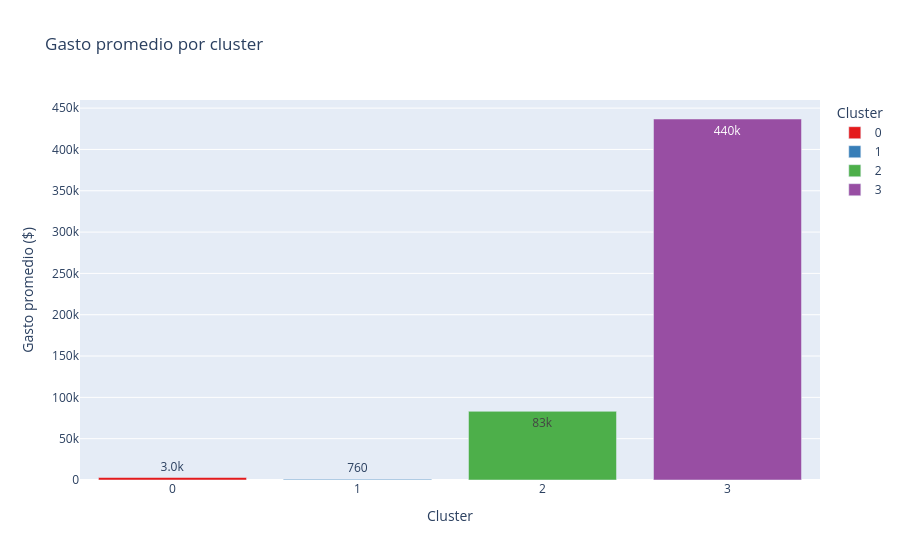
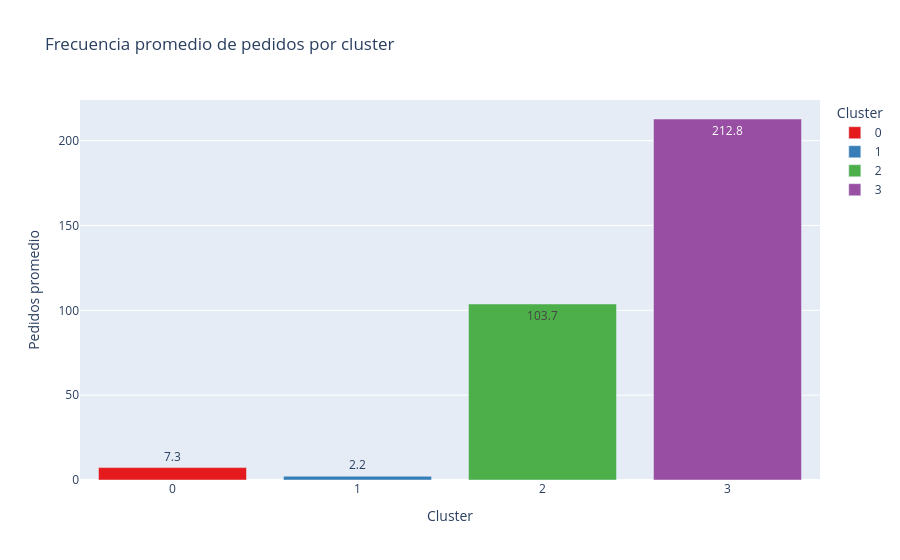

Write notebook code for charts like these, in order.
### Markdown cell above
Se ven claramente las diferencias entre los clusters, visualizando claramente los distintos grupos a tratar

### Code cell
#Gráfico de barras

#Preparación para gráfico
resumen_plot = resumen_clusters.reset_index()
resumen_plot['Cluster'] = resumen_plot['Cluster'].astype(str)
resumen_plot

#Gráficos para comparar Monetary vs Frequency
fig_bar_monetary = px.bar(
    resumen_plot,
    x='Cluster',
    y='Monetary_promedio',
    color='Cluster',
    color_discrete_sequence=px.colors.qualitative.Set1,
    text_auto='.2s',
    title='Gasto promedio por cluster',
    labels={'Monetary_promedio': 'Gasto promedio ($)'}
)
fig_bar_monetary.show()

fig_bar_frequency = px.bar(
    resumen_plot,
    x='Cluster',
    y='Frequency_promedio',
    color='Cluster',
    color_discrete_sequence=px.colors.qualitative.Set1,
    text_auto='.1f',
    title='Frecuencia promedio de pedidos por cluster',
    labels={'Frequency_promedio': 'Pedidos promedio'}
)
fig_bar_frequency.show()

### Figure 1 — Plotly figure (JSON) as saved in the notebook; plotly's stock layout.template omitted (floating-point values rounded to 4 significant figures)
{"data": [{"hovertemplate": "Cluster=%{x}<br>Gasto promedio ($)=%{y}<extra></extra>", "legendgroup": "0", "marker": {"color": "rgb(228,26,28)", "pattern": {"shape": ""}}, "name": "0", "orientation": "v", "showlegend": true, "textposition": "auto", "texttemplate": "%{y:.2s}", "type": "bar", "x": ["0"], "xaxis": "x", "y": [3009.0], "yaxis": "y"}, {"hovertemplate": "Cluster=%{x}<br>Gasto promedio ($)=%{y}<extra></extra>", "legendgroup": "1", "marker": {"color": "rgb(55,126,184)", "pattern": {"shape": ""}}, "name": "1", "orientation": "v", "showlegend": true, "textposition": "auto", "texttemplate": "%{y:.2s}", "type": "bar", "x": ["1"], "xaxis": "x", "y": [764.5], "yaxis": "y"}, {"hovertemplate": "Cluster=%{x}<br>Gasto promedio ($)=%{y}<extra></extra>", "legendgroup": "2", "marker": {"color": "rgb(77,175,74)", "pattern": {"shape": ""}}, "name": "2", "orientation": "v", "showlegend": true, "textposition": "auto", "texttemplate": "%{y:.2s}", "type": "bar", "x": ["2"], "xaxis": "x", "y": [83090.0], "yaxis": "y"}, {"hovertemplate": "Cluster=%{x}<br>Gasto promedio ($)=%{y}<extra></extra>", "legendgroup": "3", "marker": {"color": "rgb(152,78,163)", "pattern": {"shape": ""}}, "name": "3", "orientation": "v", "showlegend": true, "textposition": "auto", "texttemplate": "%{y:.2s}", "type": "bar", "x": ["3"], "xaxis": "x", "y": [436800.0], "yaxis": "y"}], "layout": {"barmode": "relative", "legend": {"title": {"text": "Cluster"}, "tracegroupgap": 0}, "title": {"text": "Gasto promedio por cluster"}, "xaxis": {"anchor": "y", "categoryarray": ["0", "1", "2", "3"], "categoryorder": "array", "domain": [0, 1], "title": {"text": "Cluster"}}, "yaxis": {"anchor": "x", "domain": [0, 1], "title": {"text": "Gasto promedio ($)"}}}}

### Figure 2 — Plotly figure (JSON) as saved in the notebook; plotly's stock layout.template omitted (floating-point values rounded to 4 significant figures)
{"data": [{"hovertemplate": "Cluster=%{x}<br>Pedidos promedio=%{y}<extra></extra>", "legendgroup": "0", "marker": {"color": "rgb(228,26,28)", "pattern": {"shape": ""}}, "name": "0", "orientation": "v", "showlegend": true, "textposition": "auto", "texttemplate": "%{y:.1f}", "type": "bar", "x": ["0"], "xaxis": "x", "y": [7.306], "yaxis": "y"}, {"hovertemplate": "Cluster=%{x}<br>Pedidos promedio=%{y}<extra></extra>", "legendgroup": "1", "marker": {"color": "rgb(55,126,184)", "pattern": {"shape": ""}}, "name": "1", "orientation": "v", "showlegend": true, "textposition": "auto", "texttemplate": "%{y:.1f}", "type": "bar", "x": ["1"], "xaxis": "x", "y": [2.211], "yaxis": "y"}, {"hovertemplate": "Cluster=%{x}<br>Pedidos promedio=%{y}<extra></extra>", "legendgroup": "2", "marker": {"color": "rgb(77,175,74)", "pattern": {"shape": ""}}, "name": "2", "orientation": "v", "showlegend": true, "textposition": "auto", "texttemplate": "%{y:.1f}", "type": "bar", "x": ["2"], "xaxis": "x", "y": [103.7], "yaxis": "y"}, {"hovertemplate": "Cluster=%{x}<br>Pedidos promedio=%{y}<extra></extra>", "legendgroup": "3", "marker": {"color": "rgb(152,78,163)", "pattern": {"shape": ""}}, "name": "3", "orientation": "v", "showlegend": true, "textposition": "auto", "texttemplate": "%{y:.1f}", "type": "bar", "x": ["3"], "xaxis": "x", "y": [212.8], "yaxis": "y"}], "layout": {"barmode": "relative", "legend": {"title": {"text": "Cluster"}, "tracegroupgap": 0}, "title": {"text": "Frecuencia promedio de pedidos por cluster"}, "xaxis": {"anchor": "y", "categoryarray": ["0", "1", "2", "3"], "categoryorder": "array", "domain": [0, 1], "title": {"text": "Cluster"}}, "yaxis": {"anchor": "x", "domain": [0, 1], "title": {"text": "Pedidos promedio"}}}}
